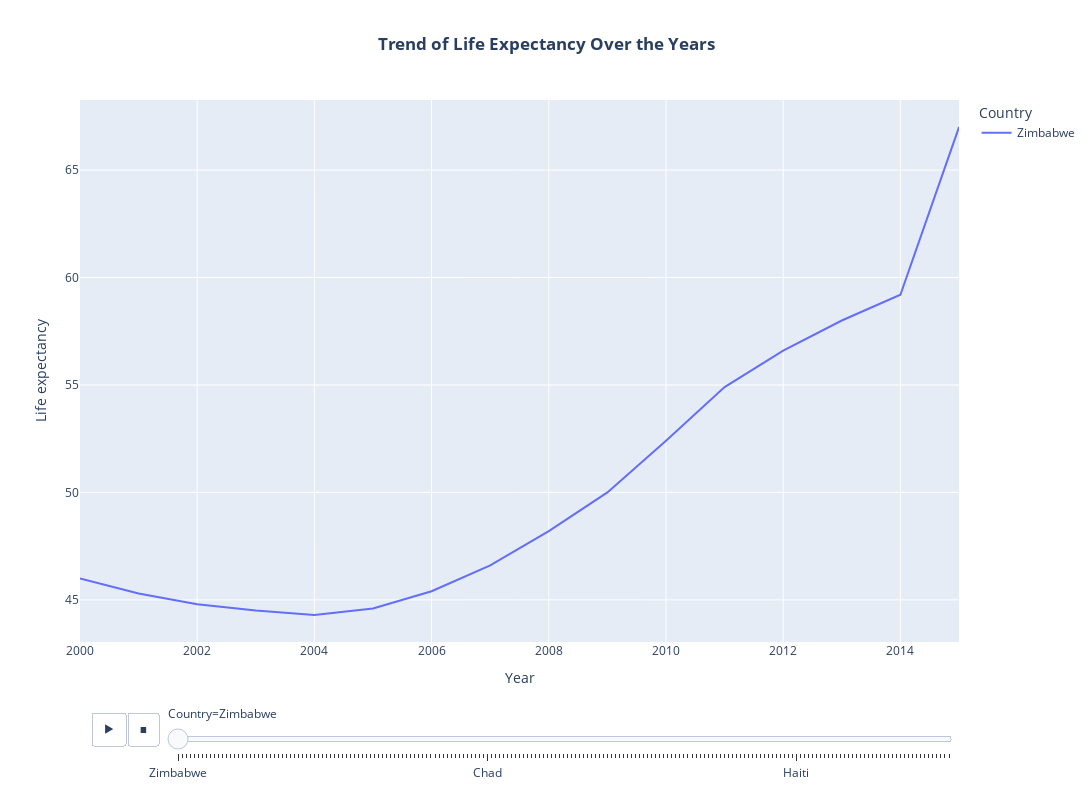

The cell this chart's notebook holds for it:
### Markdown cell above
### Showing the trend of life expectancy over the years for each country

### Code cell
# Draw line plot to show the trend of life expectancy over the years
fig = px.line(
    life_expectancy_data.sort_values(by='Year'), 
    x='Year', 
    y='Life expectancy', 
    animation_frame='Country', 
    animation_group='Year', 
    color='Country', 
    title='Trend of Life Expectancy Over the Years'
)

# Update layout to center the title, make it bold, and adjust the figure size
fig.update_layout(
    title=dict(text='<b>Trend of Life Expectancy Over the Years</b>', x=0.5),
    width=1200,  # Adjust the width here
    height=800   # Adjust the height here
)

# Show the figure
fig.show()
